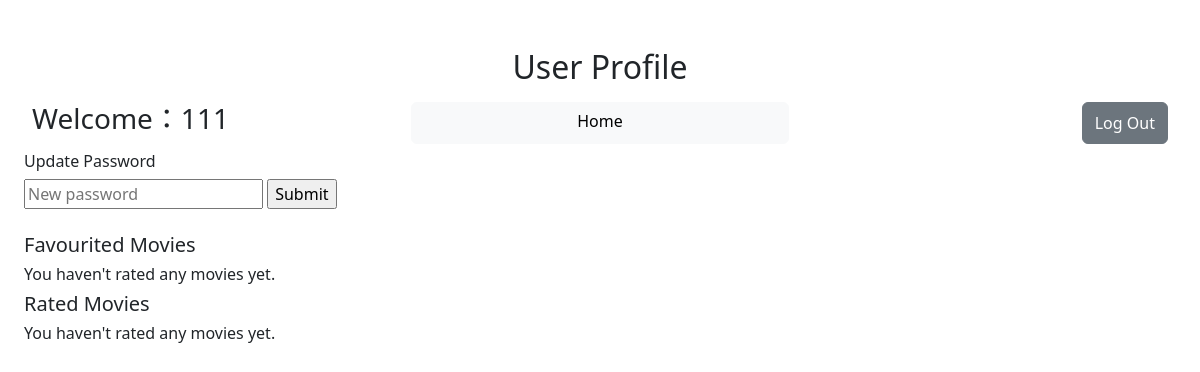
Before: /user.php (signed in) with the older database file.
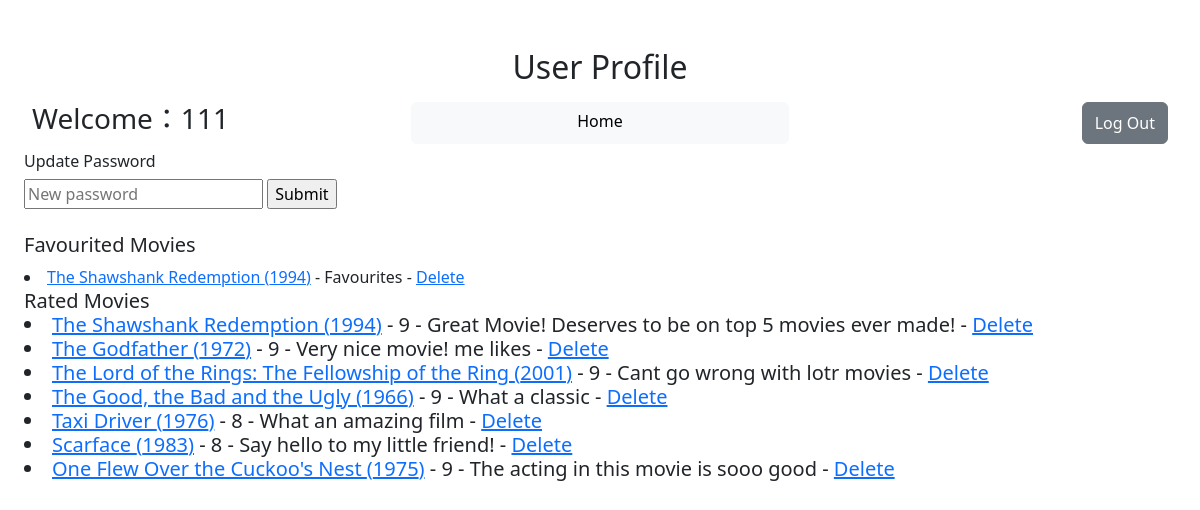
After: the same page with the newer database file.
### tables this page shows
CREATE TABLE `tb_movielist` (
  `movieID` int(11) NOT NULL,
  `listID` int(11) NOT NULL,
  `userID` int(11) NOT NULL,
  `listName` text NOT NULL
);

CREATE TABLE `tb_movie` (
  `movieID` int(11) NOT NULL,
  `movieName` text NOT NULL,
  `genre` text NOT NULL,
  `year` year(4) DEFAULT NULL,
  `meanRating` float DEFAULT NULL,
  `numberOfRatings` text DEFAULT NULL,
  `runtime` text DEFAULT NULL,
  `cover` text NOT NULL,
  `description` text NOT NULL
);

CREATE TABLE `tb_ratings` (
  `movieID` int(11) NOT NULL,
  `ratingID` int(11) NOT NULL,
  `userID` int(11) NOT NULL,
  `Stars` tinyint(11) NOT NULL,
  `Review` text NOT NULL
);

### mysqlconn.php (called while the page is built, shortened)
<?php
function Conn($sql)
{
  $res = null;
  $link = new mysqli('localhost', 'root', '', 'movie');
  if ($link->connect_error) {
    switch ($link->connect_error) {
      case 1045:
        echo 'Connection declined, check passowrd';
        break;
      case 1049:
        echo 'Check db name';
        break;
      default:
        break;
    }
  } else {
    $link->query('SET NAMES utf8');
    $res = $link->query($sql);
  }
  return $res;
}
?>

### user.php (the view, shortened to what this page needs)
<!DOCTYPE html>
<html lang="en">
<head>
</head>
<link rel="stylesheet" href="https://cdn.jsdelivr.net/npm/bootstrap@5.2.3/dist/css/bootstrap.min.css">
<link rel="stylesheet" href="mystyle.css">
<?php
include 'mysqlconn.php';
function getMovieLink($movieID)
{
    $getMovieSql = "SELECT * FROM tb_movie WHERE movieID = '$movieID'";
    $res = Conn($getMovieSql) or exit(mysqli_error($conn));
    if (mysqli_num_rows($res) < 1) {
        echo 'no movies avalible';
    } else {
        while ($row = mysqli_fetch_array($res)) {
            $movieId = $row['movieID'];
            $movieName = stripslashes($row['movieName']);
            $movieDesc = $row['description'];
            $movieGenre = stripslashes($row['genre']);
            $movieYear = stripslashes($row['year']);
            $movieRun = $row['runtime'];
            $meanRating = $row['meanRating'];
            $nRatings = $row['numberOfRatings'];
            $movieCover = $row['cover'];
            return "<a href=\"movie.php?movieId=$movieId&movieName=$movieName&movieDesc=$movieDesc&movieGenre=$movieGenre&movieYear=$movieYear&movieRun=$movieRun&meanRating=$meanRating&nRatings=$nRatings&movieCover=$movieCover\">$movieName ($movieYear)</a>";
        }
    }
}
?>
<body>
    <div class='container-fluid mt-4 p-4'>
        <h2 class='text-center'>User Profile</h2>
        <?php
        if (isset($_SESSION['userName'])) {
            echo "<div class='container-fluid d-flex col-lg-12 mt-2 p-2'>";
            echo "<h3 class='d-flex justify-content-start col-sm-4'>Welcome：" . $_SESSION['userName'] . "</h3>";
            echo "<a class='col-lg-4 btn btn-light' href='index.php'>Home</a>";
            echo "<form method='post' class='d-flex form-group col-lg-4 justify-content-end'>";
            echo "<input class='btn btn-secondary' type='submit' name='buttonKillSession' value='Log Out'/>";
            echo "</form>";
            echo "</div>";
        } else {
        }
        ?>
        <h6>Update Password</h6>
        <form method="post">
            <input type="text" name="newPassword" placeholder="New password">
            <input type="submit" name="buttonPassword" value="Submit"/>
        </form>
        <?php
        echo '<br>';
        ?>
        <?php
        $userIDHelper = $_SESSION['id'];
        $devideString = ' - ';
        echo '<span><h5>Favourited Movies</h5></span>';
        $getMovieSql = "SELECT * FROM tb_movielist WHERE userID = '$userIDHelper'";
        $res = Conn($getMovieSql) or exit(mysqli_error($conn));
        if (mysqli_num_rows($res) < 1) {
            echo "<h6>You haven't rated any movies yet.</h6>";
        } else {
            while ($row = mysqli_fetch_array($res)) {
                $movieID = $row['movieID'];
                $listID = $row['listID'];
                $listName = stripslashes($row['listName']);
                $movieDetailLink = getMovieLink($movieID);
                $deleteFavLink = "<a href='DeleteFav.php?favlistid=".$listID."' id='buttonDelete'>Delete</a>";
                echo "<li>$movieDetailLink $devideString $listName $devideString $deleteFavLink</li>";
            }
        }
        ?>
        <?php
        echo '<h5>Rated Movies</5><br>';
        $devideString = ' - ';
        $getMovieSql = "SELECT * FROM tb_ratings WHERE userID = '$userIDHelper'";
        $res = Conn($getMovieSql) or exit(mysqli_error($conn));
        if (mysqli_num_rows($res) < 1) {
            echo "<h6>You haven't rated any movies yet.</h6>";
        } else {
            while ($row = mysqli_fetch_array($res)) {
                $movieID = $row['movieID'];
                $ratingID = $row['ratingID'];
                $Stars = $row['Stars'];
                $Review = stripslashes($row['Review']);
                $movieDetailLink = getMovieLink($movieID);
                $deleteFavLink = "<a href='DeleteRated.php?ratingid=".$ratingID."' id='buttonDelete'>Delete</a>";
                echo "<li>$movieDetailLink $devideString $Stars  $devideString $Review $devideString $deleteFavLink</li>";
            }
        }
        ?>
    </div>
</body>
</html>

Changed rows visible on the page:
added tb_movielist: movieID.movieName "The Shawshank Redemption", movieID.year "1994", listName "Favourites"
added tb_ratings: tb_movie.movieName "The Shawshank Redemption", tb_movie.year "1994", Stars "9", Review "Great Movie! Deserves to be on top 5 movies ever made!"
now on this page (row edited): tb_ratings: tb_movie.movieName "The Godfather", tb_movie.year "1972", Stars "9", Review "Very nice movie! me likes"
added tb_ratings: tb_movie.movieName "The Lord of the Rings: The Fellowship of the Ring", tb_movie.year "2001", Stars "9", Review "Cant go wrong with lotr movies"
added tb_ratings: tb_movie.movieName "The Good, the Bad and the Ugly", tb_movie.year "1966", Stars "9", Review "What a classic"
added tb_ratings: tb_movie.movieName "Taxi Driver", tb_movie.year "1976", Stars "8", Review "What an amazing film"
added tb_ratings: tb_movie.movieName "Scarface", tb_movie.year "1983", Stars "8", Review "Say hello to my little friend!"
added tb_ratings: tb_movie.movieName "One Flew Over the Cuckoo's Nest", tb_movie.year "1975", Stars "9", Review "The acting in this movie is sooo good"
Other visible differences:
text no longer shown: "You haven't rated any movies yet. You haven't rated any movies yet."
